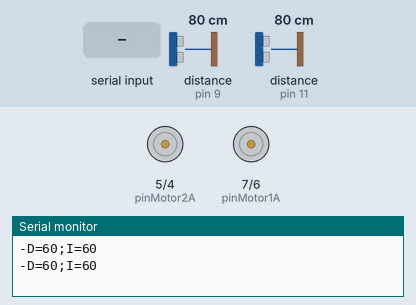
Recording of a sketch running on a simulated Arduino Uno, built with avr-gcc and run on an emulated ATmega328P. Parts: motor-driver pin pairs drawn as motors (green arrow = first pin HIGH = forward, orange = second pin HIGH = backward, longer = more drive), the last lines printed to the serial monitor. Wiring (inferred from the names in the program): 2 × ultrasonic range finder: trigger pin 8, echo pin 9 / trigger pin 10, echo pin 11. The test bench sets the inputs (shaded band); at power-on: distance to the obstacle (sensors on pin 9, pin 11) 80 cm. The echo pulse lasts 58.3 µs per cm.

Above: at 1.8 s.
1.9 s: "90,45\n" received over Serial
At 2.14 s:
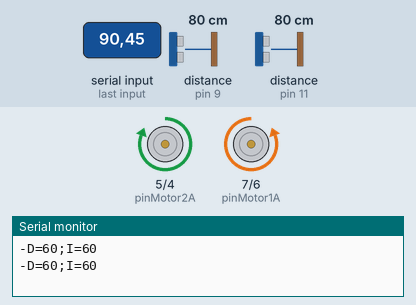
3.7 s: "30,150\n" received over Serial
At 4.33 s:
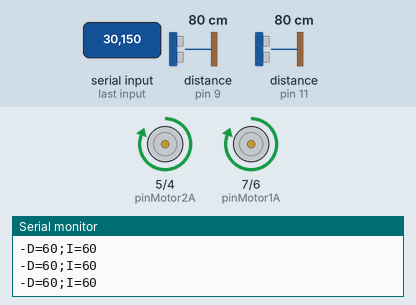
Timing chart, 0 to 6.7 s (numbered marks = the images above; inputs shaded):
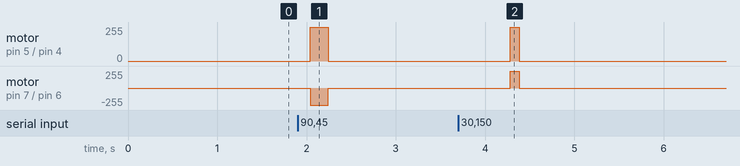

Measured:
- after the input at 1.9 s, motor on pin 5 (pinMotor2A) / pin 4 (pinMotor2B): stopped → forward 255/255 after 0.14 s, → stopped 0.20 s later; motor on pin 7 (pinMotor1A) / pin 6 (pinMotor1B): stopped → backward 255/255 after 0.14 s, → stopped 0.20 s later
- after the input at 3.7 s, motor on pin 5 (pinMotor2A) / pin 4 (pinMotor2B), motor on pin 7 (pinMotor1A) / pin 6 (pinMotor1B): stopped → forward 255/255 after 0.58 s, → stopped 0.10 s later

The sketch:

robot.ino
```cpp
const int pinMotor1A = 7;
const int pinMotor1B = 6;
const int pinMotor2A = 5;
const int pinMotor2B = 4;
int disparadorI = 8;   // triger
int entradaI = 9;      // echo
int disparadorD = 10;   // triger
int entradaD = 11;      // echo
long tiempo=0;
long tiempoI;
float distanciaI;
long tiempoD;
float distanciaD;
String valor="";
String separador=";";
String D="D";
String I="I";
String inicio="-";
String igual="=";
String respuesta="";
void setup() {

  Serial.begin(9600);

  pinMode(pinMotor1A, OUTPUT);
  pinMode(pinMotor1B, OUTPUT);
  pinMode(pinMotor2A, OUTPUT);
  pinMode(pinMotor2B, OUTPUT);
  pinMode(disparadorI, OUTPUT);
  pinMode(entradaI, INPUT);
  pinMode(disparadorD, OUTPUT);
  pinMode(entradaD, INPUT);

  digitalWrite(pinMotor1A, LOW);
  digitalWrite(pinMotor1B, LOW);
  digitalWrite(pinMotor2A, LOW);
  digitalWrite(pinMotor2B, LOW);
}

void loop() {
long valorD=0;
long valorI=0;
long duration, distance;
digitalWrite(disparadorD, LOW);
//delayMicroseconds(15);
digitalWrite(disparadorD, HIGH);
//delayMicroseconds(15);
digitalWrite(disparadorD, LOW);

duration = pulseIn(entradaD, HIGH);
distance = (duration/2) / 29.1;

  if (distance >= 2000 || distance <= 1){
   // Serial.println("Fuera de Rango para Derecha");

  }
  else {
    valorD=distance;
    if(valorD > 60){
       valorD=60;
      }
  }

long duracion, distancia;
digitalWrite(disparadorI, LOW);
//delayMicroseconds(15);
digitalWrite(disparadorI, HIGH);
//delayMicroseconds(15);
digitalWrite(disparadorI, LOW);

duracion = pulseIn(entradaI,HIGH);
distancia =(duracion/2)/29.1;

  if (distancia >=2000|| distancia <= 1){
    //Serial.println("Fuera de rango para Izquierda");
  }
  else {
    valorI=distancia;
    if(valorI > 60){
          valorI = 60;
      }
  }
       if(valorD == 0){
       valorD=1;
      }
             if(valorI == 0){
       valorI=1;
      }
    respuesta = inicio + D + igual + valorD + separador + I + igual + + valorI;
    Serial.println(respuesta);
 delay(1000);

  if (Serial.available() > 0) {
   // Serial.println("obtubo dato por serial");
    delay(20);
    String bufferString = "";
    while (Serial.available() > 0) {
      bufferString += (char)Serial.read();
     // Serial.println(bufferString);
    }
    int num = bufferString.toInt();
    if (num > 0 && num <= 79){

     // Serial.println("Dato para el motor 1 Derecha");
     if(num > 0 && num <=10){
        tiempo = 120;
      }
      if(num > 10 && num <=20){
        tiempo = 110;
      }
      if(num > 20 && num <=30){
        tiempo = 100;
      }
         if(num > 30 && num <=40){
        tiempo = 100;
      }
       if(num > 40 && num <=50){
        tiempo = 100;
      }
       if(num > 50 && num <=60){
        tiempo = 100;
      }
            if(num > 60 && num <=70){
        tiempo = 90;
      }
       if(num > 70 && num <=79){
        tiempo = 80;
      }
      digitalWrite(pinMotor1A, HIGH);
      digitalWrite(pinMotor1B, LOW);
      digitalWrite(pinMotor2A, HIGH);
      digitalWrite(pinMotor2B, LOW);
      delay(tiempo);
      digitalWrite(pinMotor1A, LOW);
      digitalWrite(pinMotor1B, LOW);
      digitalWrite(pinMotor2A, LOW);
      digitalWrite(pinMotor2B, LOW);
      num=0;
      tiempo=0;

    }
    if (num > 100 && num <= 180){

       if(num > 100 && num <=110){
        tiempo = 90;
      }
       if(num > 110 && num <=120){
        tiempo = 90;
      }
      if(num > 120 && num <=130){
        tiempo = 100;
      }
       if(num > 130 && num <=140){
        tiempo = 100;
      }
      if(num > 140 && num <=150){
        tiempo = 100;
      }
     if(num > 150 && num <=160){
        tiempo = 100;
      }
      if(num > 160 && num <=170){
        tiempo = 110;
      }
      if(num > 170 && num <=180){
        tiempo = 120;
      }
      digitalWrite(pinMotor1A, LOW);
      digitalWrite(pinMotor1B, HIGH);
      digitalWrite(pinMotor2A, LOW);
      digitalWrite(pinMotor2B, HIGH);
      delay(tiempo);
      digitalWrite(pinMotor1A, LOW);
      digitalWrite(pinMotor1B, LOW);
      digitalWrite(pinMotor2A, LOW);
      digitalWrite(pinMotor2B, LOW);
      num=0;
      tiempo=0;

    }
    if(num >= 80 && num <= 100){
        if(num >= 80 && num <= 85){
        tiempo = 100;
      }
      if(num > 85 && num <= 90){
        tiempo = 200;
      }
      if(num > 90 && num <=95){
        tiempo = 300;
      }
      if(num > 95 && num <=100){
        tiempo = 400;
      }
      digitalWrite(pinMotor1A, LOW);
      digitalWrite(pinMotor1B, HIGH);
      digitalWrite(pinMotor2A, HIGH);
      digitalWrite(pinMotor2B, LOW);
      delay(tiempo);
      digitalWrite(pinMotor1A, LOW);
      digitalWrite(pinMotor1B, LOW);
      digitalWrite(pinMotor2A, LOW);
      digitalWrite(pinMotor2B, LOW);
      }
  }
}
```
